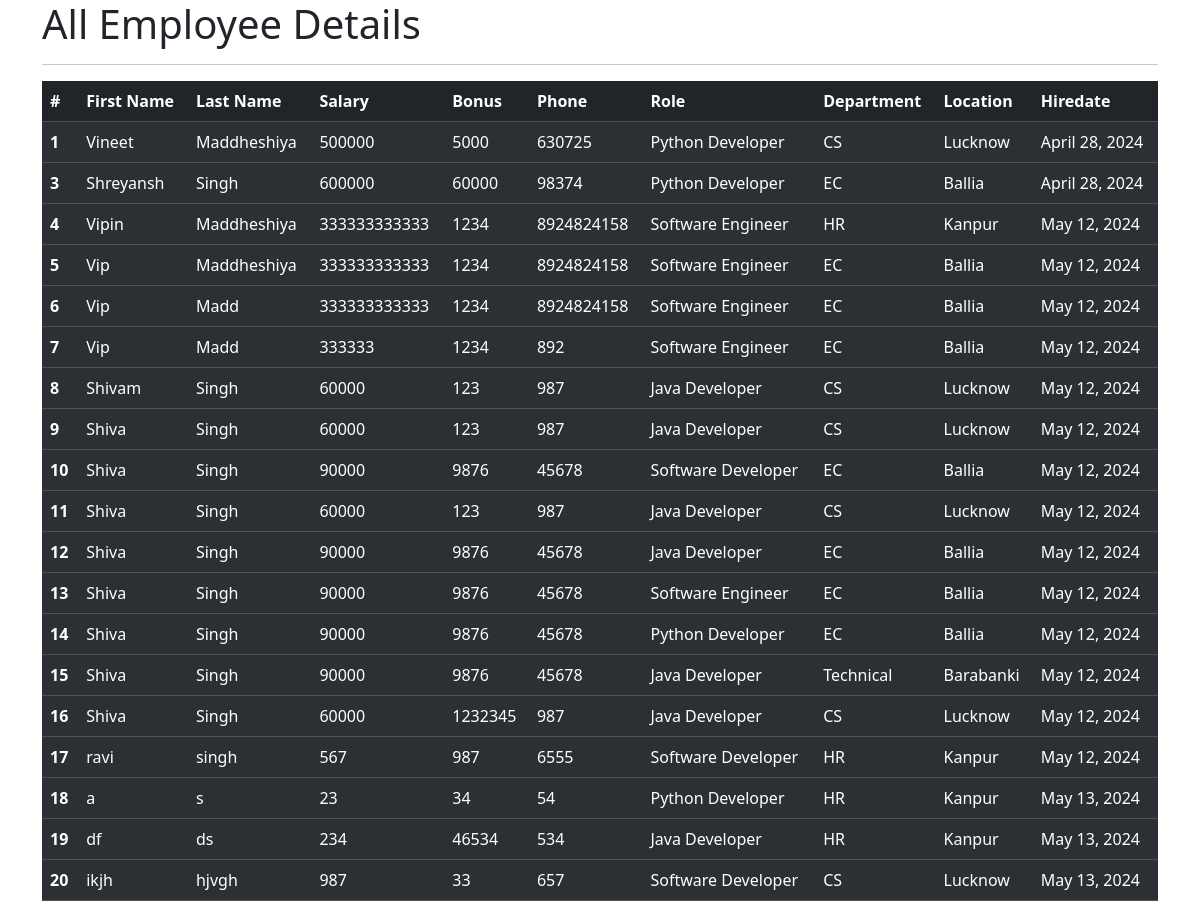
The page /all_emp on the database as committed earlier.
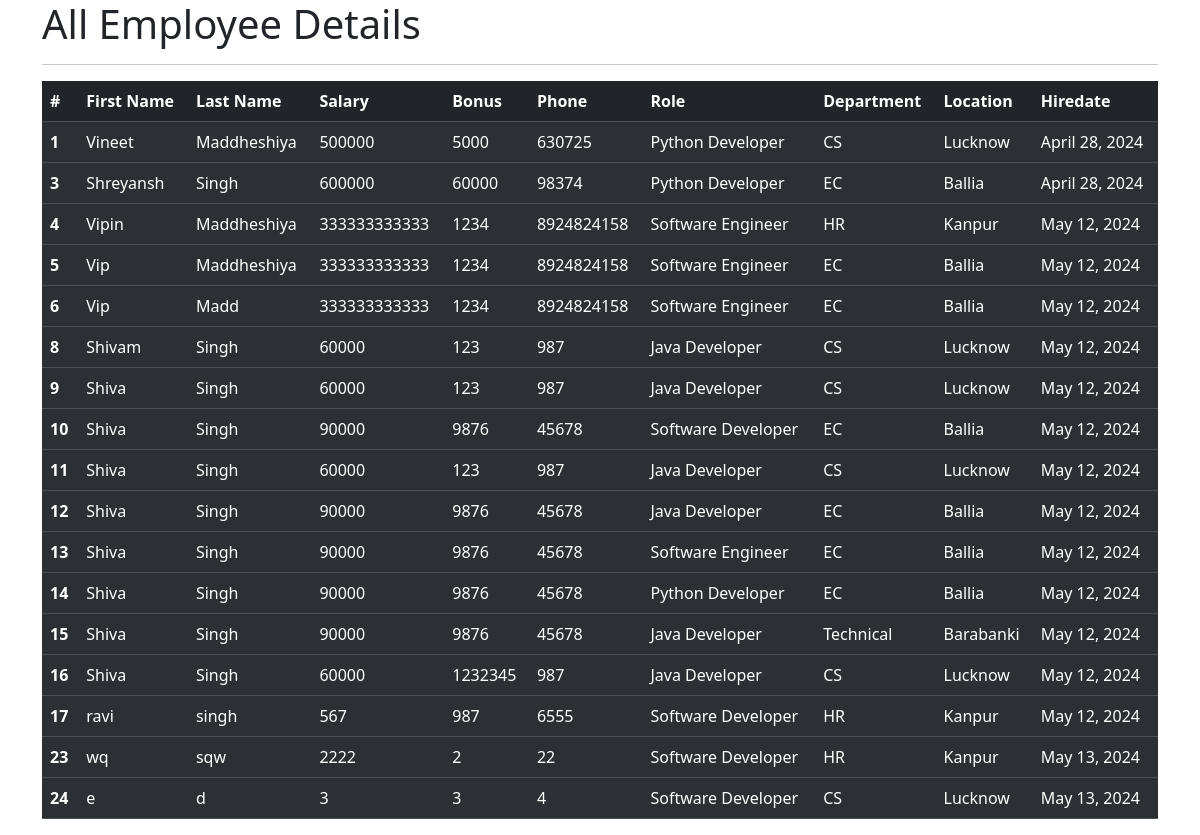
The same page on the database as committed later.
### emp_app/models.py (models this page shows, shortened)
class Employee(models.Model):
    first_name = models. CharField(max_length=100, null=False)
    last_name = models.CharField(max_length=100)
    dept = models. ForeignKey(Department, on_delete=models.CASCADE)
    salary = models. IntegerField(default=0)
    bonus = models. IntegerField(default=0)
    role = models. ForeignKey(Role, on_delete=models.CASCADE)
    phone = models.IntegerField(default=0)
    hire_date = models.DateField()
    def __str__(self):
        return "%s %s %s" %(self.first_name, self.last_name, self.phone)

class Role(models. Model):
    name = models.CharField(max_length=100, null=False)

class Department(models.Model):
    name = models.CharField(max_length=100,null=False)
    location = models. CharField(max_length=100)

### emp_app/views.py (the view)
# urls.py: path('all_emp', views.all_emp, name = 'all_emp'),
def all_emp(request):
    emps = Employee.objects.all()
    context = {
        'emps' : emps
    }
    print(context)
    return render(request, 'view_all_emp.html', context)

### emp_app/templates/view_all_emp.html (shortened to what this page needs)
<!doctype html>
<html lang="en">
  <head>
    <link href="https://cdn.jsdelivr.net/npm/bootstrap@5.3.3/dist/css/bootstrap.min.css" rel="stylesheet">
  </head>
  <body>
    <div class="container">
        <h1>All Employee Details</h1>
        <hr>
        <table class="table table-dark table-striped">
            <thead>
              <tr>
                <th scope="col">#</th>
                <th scope="col">First Name</th>
                <th scope="col">Last Name</th>
                <th scope="col">Salary</th>
                <th scope="col">Bonus</th>
                <th scope="col">Phone</th>
                <th scope="col">Role</th>
                <th scope="col">Department</th>
                <th scope="col">Location</th>
                <th scope="col">Hiredate</th>
              </tr>
            </thead>
                {% for emp in emps%}
            <tbody>
              <tr>
                <th scope="row">{{emp.id}}</th>
                <td>{{emp.first_name}}</td>
                <td>{{emp.last_name}}</td>
                <td>{{emp.salary}}</td>
                <td>{{emp.bonus}}</td>
                <td>{{emp.phone}}</td>
                <td>{{emp.role.name}}</td>
                <td>{{emp.dept.name}}</td>
                <td>{{emp.dept.location}}</td>
                <td>{{emp.hire_date}}</td>
              </tr>
            </tbody>
                {% endfor %}
        </table>
    </div>
  </body>
</html>

Rows that differ between the two databases and show on the page:
removed Employee: id "7", first_name "Vip", last_name "Madd", salary "333333", bonus "1234", phone "892", role.name "Software Engineer", dept.name "EC", dept.location "Ballia", hire_date "May 12, 2024"
removed Employee: id "18", first_name "a", last_name "s", salary "23", bonus "34", phone "54", role.name "Python Developer", dept.name "HR", dept.location "Kanpur", hire_date "May 13, 2024"
removed Employee: id "19", first_name "df", last_name "ds", salary "234", bonus "46534", phone "534", role.name "Java Developer", dept.name "HR", dept.location "Kanpur", hire_date "May 13, 2024"
removed Employee: id "20", first_name "ikjh", last_name "hjvgh", salary "987", bonus "33", phone "657", role.name "Software Developer", dept.name "CS", dept.location "Lucknow", hire_date "May 13, 2024"
added Employee: id "23", first_name "wq", last_name "sqw", salary "2222", bonus "2", phone "22", role.name "Software Developer", dept.name "HR", dept.location "Kanpur", hire_date "May 13, 2024"
added Employee: id "24", first_name "e", last_name "d", salary "3", bonus "3", phone "4", role.name "Software Developer", dept.name "CS", dept.location "Lucknow", hire_date "May 13, 2024"
